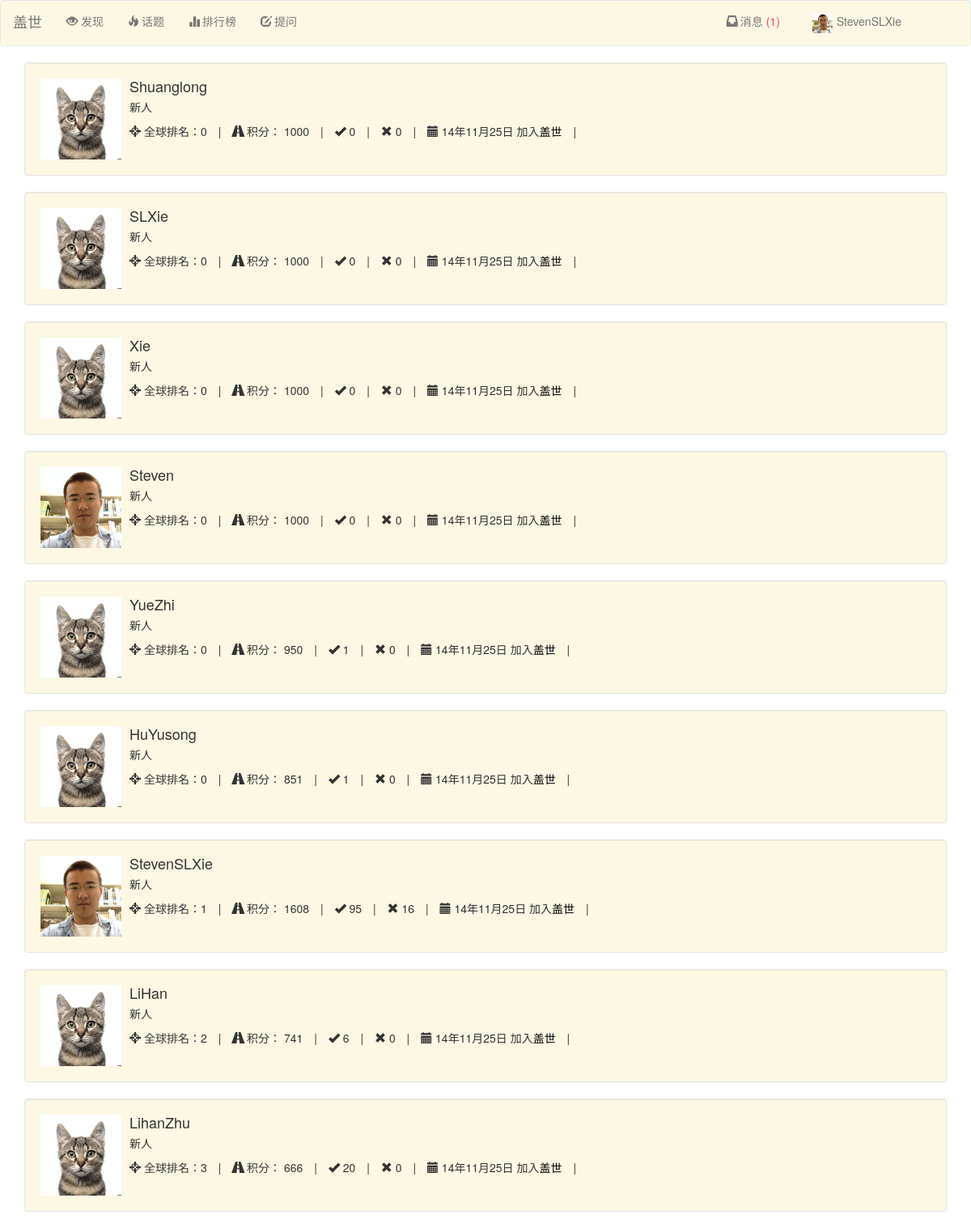
The page /leaderboard (signed in) on the database as committed earlier.
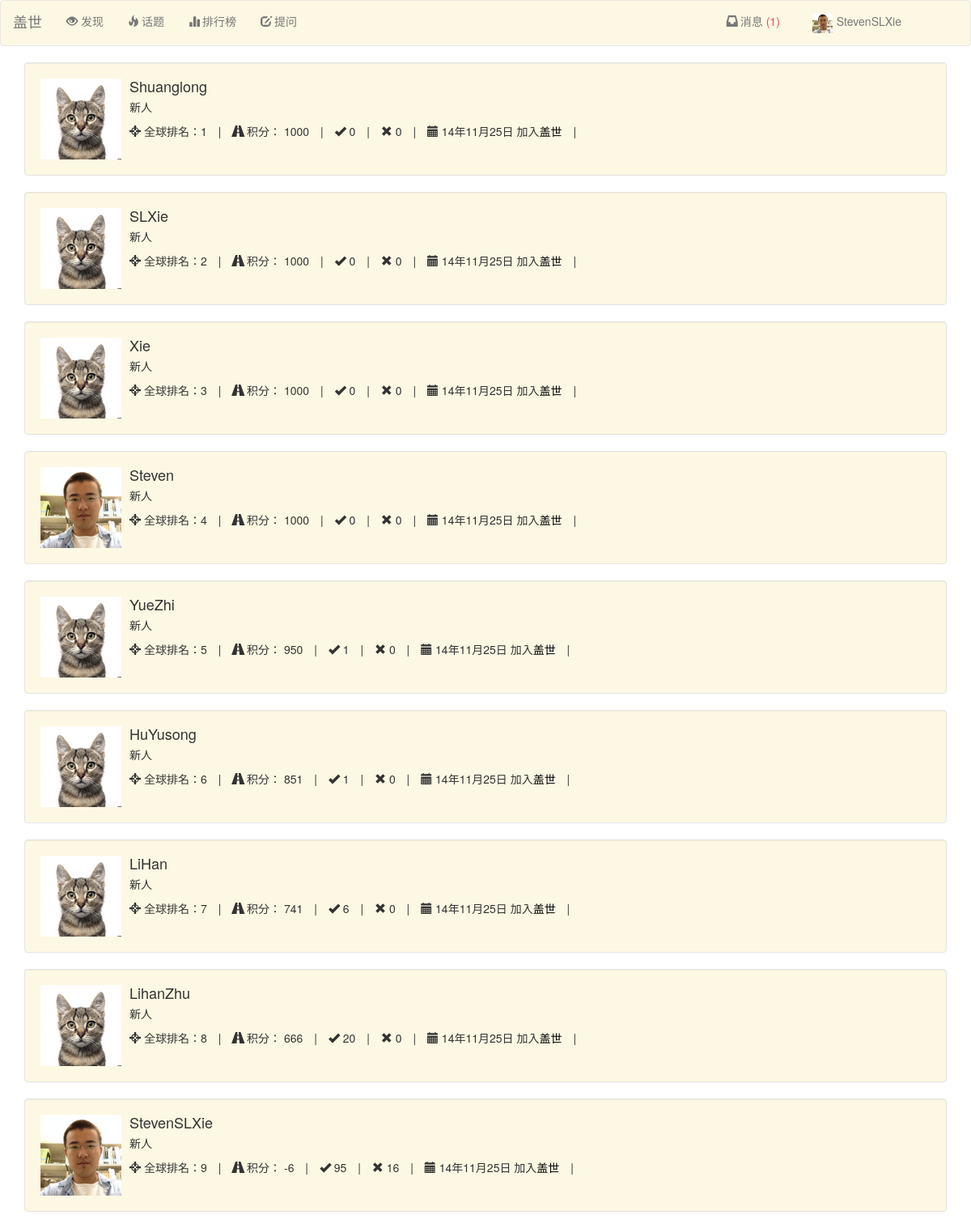
The same page on the database as committed later.
### Guess/models.py (models this page shows)
class Person(models.Model):
	user = models.OneToOneField(User)
	point = models.IntegerField(default=1000)
	photo = models.FileField(upload_to='%Y/%m/%d/', default= 'cat.jpg')
	expertise = models.ManyToManyField(PersonTag)
	win = models.IntegerField(default=0)
	lose = models.IntegerField(default=0)
	game = models.IntegerField(default=0)
	rank = models.IntegerField(default=0)
	joined = models.DateTimeField(default=datetime.datetime.now())
	title = models.CharField(max_length=30, default="新人")
	class Meta:
		ordering = ('point', 'win',)

### Guess/views.py (the view)
# urls.py: url(r'^leaderboard$', 'Guess.views.leaderboard', name='leaderboard'),
def leaderboard(request):
	if not request.user.is_authenticated():
		return redirect(reverse('login'))
	cur_person = Person.objects.get(user=request.user)
	persons = Person.objects.all().order_by('rank','-point','-win')
	para = {}
	para['persons'] = persons
	para = encap_para(para, cur_person)
	return render(request,'leaderboard.html',para)

### Guess/views.py (called while the page is built)
def find_unread(person):
	return person.message_set.filter(read=False)

def encap_para(para, person):
	messages = find_unread(person)
	para['messages'] = messages
	para['person'] = person
	return para

### Guess/templates/leaderboard.html (shortened to what this page needs)
{% load bootstrap3 %}
{% include "nav_bar.html" %}
<link rel="stylesheet" href="http://cdnjs.cloudflare.com/ajax/libs/font-awesome/4.1.0/css/font-awesome.min.css"/>
{% for person in persons %}
<div class="container">
  <div class="well well-frame-c">
      <div class="media">
      	<a class="pull-left" href="#">
            		<img class="media-object" src="/static/images/{{ person.photo.url }}" height="100" width="100">
  		</a>
  		<div class="media-body">
            <h4 class="media-heading">{{ person.user }}</h4>
             <p>{{ person.title }}</p>
          <ul class="list-inline list-unstyled">
            <li><span><i class="glyphicon glyphicon-screenshot"></i> 全球排名：{{ person.rank }} </span></li>
            <li>|</li>
            <li><span><i class="glyphicon glyphicon-road"></i> 积分： {{ person.point }}</span></li>
            <li>|</li>
            <li><span><i class="glyphicon glyphicon-ok"></i> {{ person.win }}</span></li>
            <li>|</li>
            <li><span><i class="glyphicon glyphicon-remove"></i> {{ person.lose }}</span></li>
            <li>|</li>
            <li><span><i class="glyphicon glyphicon-calendar"></i> {{ person.joined | date:"y年m月d日" }} 加入<a href="{% url 'home' %}" style="color: #000000;">盖世</a> </span></li>
            <li>|</li>
			</ul>
       </div>
    </div>
  </div>
</div>
{% endfor %}

### Guess/templates/nav_bar.html (shortened to what this page needs)
<head>
    <link href='static/bootstrap/css/bootstrap.min.css' rel='stylesheet'>
</head>
<nav class="navbar navbar-default nav-frame-c" role="navigation">
  <div class="container-fluid">
    <div class="navbar-header">
      <a class="navbar-brand" href="{% url 'home' %}">盖世</a>
    </div>
    <div class="collapse navbar-collapse" id="bs-example-navbar-collapse-1">
      <ul class="nav navbar-nav">
        <li><a href="{% url 'home' %}"><i class="glyphicon glyphicon-eye-open"></i> 发现</a></li>
        <li id="tag_list" class="dropdown">
            <a id="tags" href="" class="dropdown-toggle" data-toggle="dropdown"><i class="glyphicon glyphicon-fire" style="margin-right: 3px;"></i>话题</a>
        </li>
        <li><a href="{% url 'leaderboard' %}"><i class="glyphicon glyphicon-stats" style="margin-right: 3px;"></i>排行榜</a></li>
        <li><a href="{% url 'proposal' %}"><i class="glyphicon glyphicon-edit" style="margin-right: 3px;"></i>提问</a></li>
      </ul>
      <ul class="nav navbar-nav navbar-right" style="margin-right: 40px;">
        <li id="notify_list" class="dropdown" style="margin-right: 10px;">
            {% if not messages|length %}
            <a id="notifications" href="#" class="dropdown-toggle" data-toggle="dropdown"><i class="glyphicon glyphicon-inbox" style="margin-right: 3px;"></i>消息</a>
            {% else %}
            <a id="notifications" href="#" class="dropdown-toggle" data-toggle="dropdown"><i class="glyphicon glyphicon-inbox" style="margin-right: 3px;"></i>消息<span class="unread"> ({{ messages|length }})</span></a>
            {% endif %}
        </li>
        <li id='dropdown_list' class="dropdown">
          <a id="account_dropdown" href="#" class="dropdown-toggle" data-toggle="dropdown"> <img src="/static/images/{{ person.photo.url }} " style="width: 25px; height: 25px; margin-right: 5px; margin-bottom: 0px;margin-top: 0px;"/>{{ person.user.username }}</a>
        </li>
      </ul>
    </div>
  </div>
</nav>

### Guess/templates/nav_bar.html (style rules this page uses)
.nav-frame-c { background: rgba(252,248,227,1); }
.unread { color: rgba(254,67,101,1); }

### Guess/templates/leaderboard.html (style rules this page uses)
.well-frame-c { background: rgba(252,248,227,1); }

Rows that differ between the two databases and show on the page:
changed Person "StevenSLXie": rank "1" → "9"; point "1608" → "-6"; moves down the list
changed Person "Shuanglong": rank "0" → "1"
changed Person "SLXie": rank "0" → "2"
changed Person "Xie": rank "0" → "3"
changed Person "Steven": rank "0" → "4"
changed Person "YueZhi": rank "0" → "5"
changed Person "HuYusong": rank "0" → "6"
changed Person "LiHan": rank "2" → "7"
changed Person "LihanZhu": rank "3" → "8"
